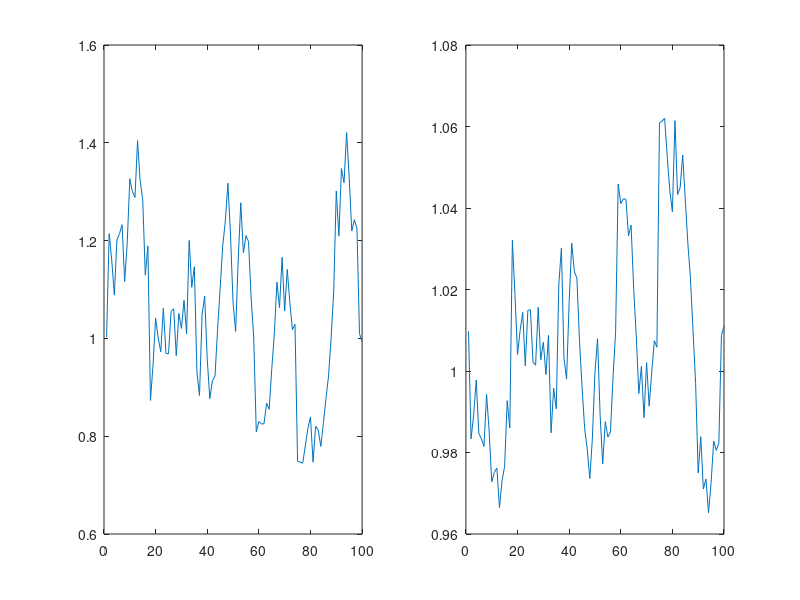
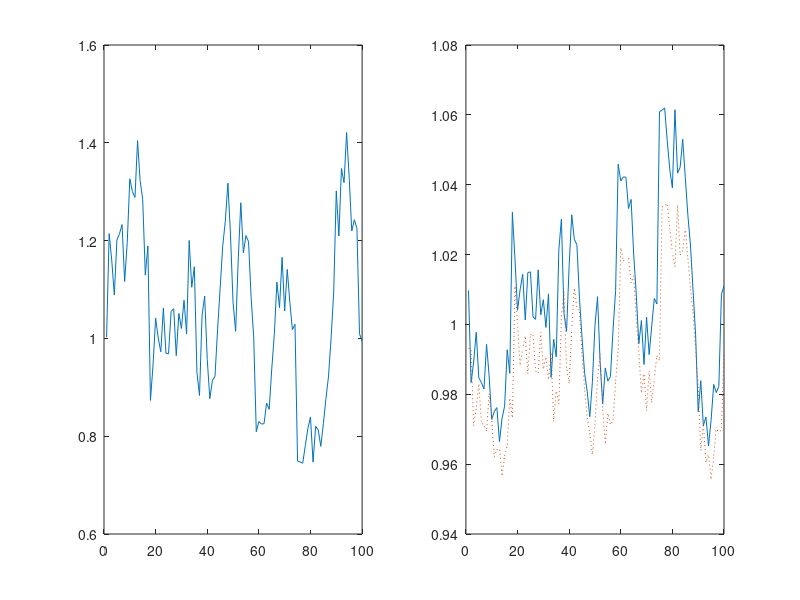

MATLAB code to generate these figures, in order:
% Course: Bayesian Techniques in Macroeconomics (2026-2027)
% Instructor: Gauthier Vermandel
% Institution: Universite Paris-Dauphine PSL
%
T=100;
sd_e = 0.1;
e    = sd_e *[0;randn(T,1)];
rho  = .85;
beta =.99;

ey = sd_e*randn(T,1);
yf = @(y,e) (1-rho+rho*y + e);

y=zeros(size(e));
r=zeros(size(e));
re=zeros(size(e));
Euc =zeros(size(e));
uc =zeros(size(e));
y(1) = 1;
r(1) = 1/beta;
for t = 2:(T+1)
	y(t)  = 1-rho+rho*y(t-1) + e(t);
	r(t)  = (1-rho+rho*y(t))/(beta*y(t));
    Euc(t) = mean(1./yf(y(t-1),ey));
    uc(t)  = 1/y(t-1);
    re(t)  = uc(t)/(beta*Euc(t));
end


figure;
subplot(1,2,1)
plot(1:T,y(2:end)')
subplot(1,2,2)
plot(1:T,r(2:end)')


figure;
subplot(1,2,1)
plot(1:T,y(2:end)')
subplot(1,2,2)
plot(1:T,r(2:end)',1:T,re(2:end)',':')
